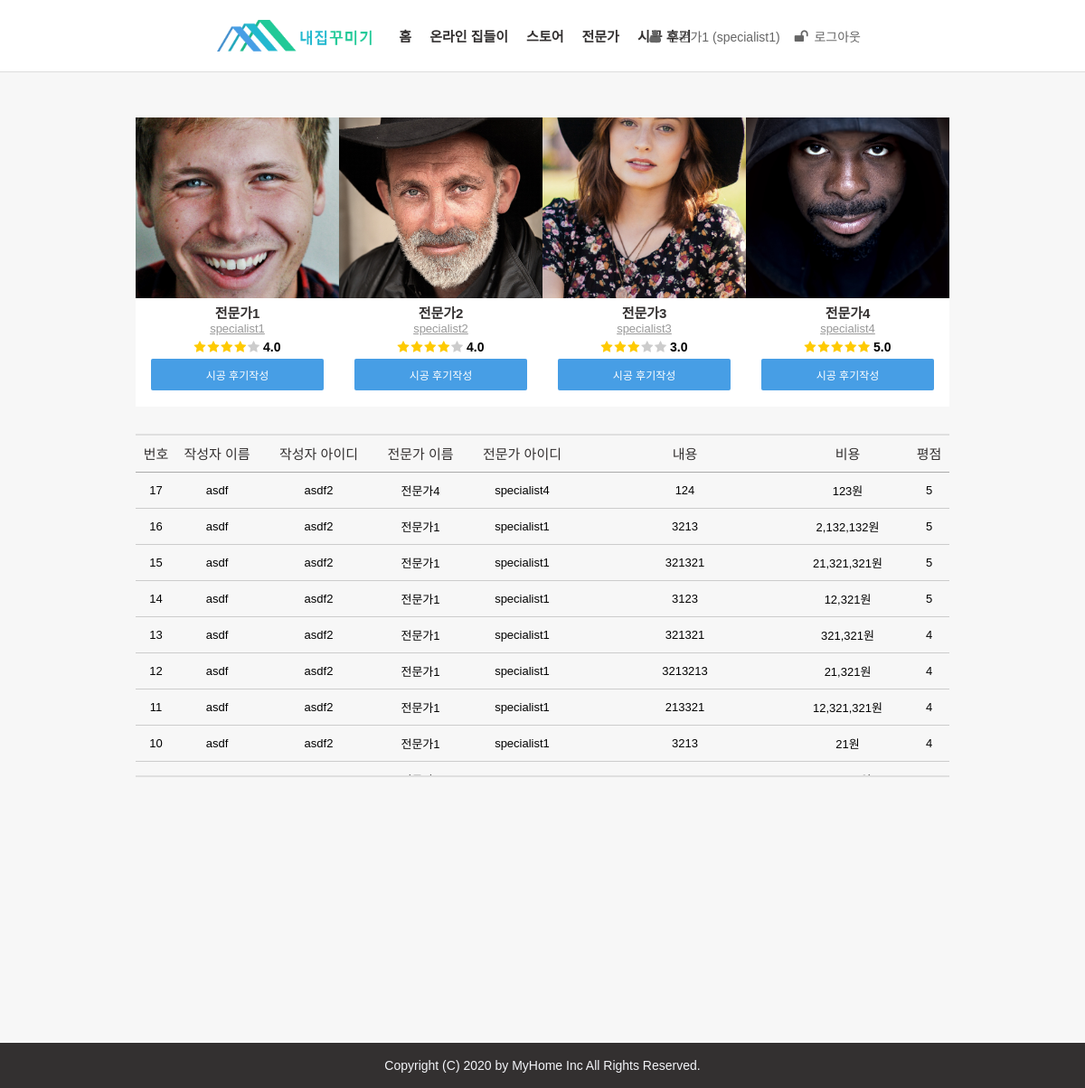
Before: /expert (signed in) with the older database file.
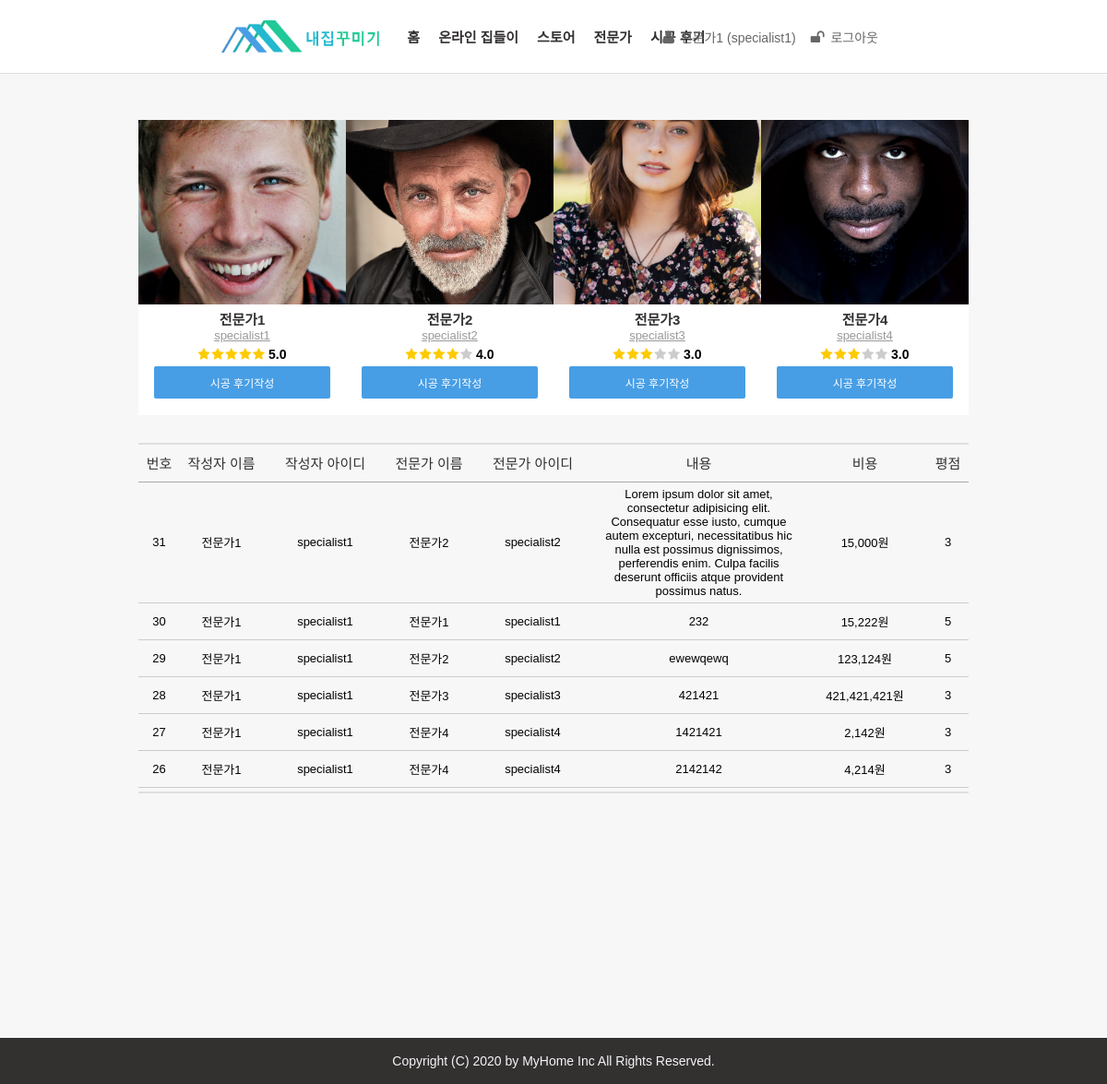
After: the same page with the newer database file.
### tables this page shows
CREATE TABLE `user` (
  `idx` int(11) NOT NULL,
  `id` varchar(100) NOT NULL,
  `password` varchar(1000) NOT NULL,
  `img` varchar(100) NOT NULL,
  `name` varchar(100) NOT NULL,
  `level` int(11) NOT NULL DEFAULT 0
);

CREATE TABLE `exp_review` (
  `idx` int(11) NOT NULL,
  `exp_idx` int(11) NOT NULL,
  `writer` int(11) NOT NULL,
  `pay` int(11) NOT NULL,
  `content` text NOT NULL,
  `grade` int(11) NOT NULL
);

### App/Controller/MasterController.php (called while the page is built, shortened)
<?php
class MasterController {
	public function render($page, $data = []){
		extract($data);
		require __ROOT . "/views/header.php";
		require __ROOT . "/views/".$page.".php";
		require __ROOT . "/views/footer.php";
	}
}

### App/Controller/MainController.php (called while the page is built, shortened)
<?php
class MainController extends MasterController {
	public function expert()
	{
		$sql = 'SELECT * FROM `user` WHERE `level` = 1';
		$expList = DB::fetchAll($sql,[]);
		$sql = "SELECT * FROM `exp_review` ORDER BY `idx` DESC";
		$list = DB::fetchAll($sql,[]);
		$this->render("expert",["expList"=>$expList,"list"=>$list]);
	}
}

### public/index.php (called while the page is built, shortened)
<?php
$url = isset($_GET['url']) ? $_GET['url'] : "/";
Route::route($url);

### App/DB.php (called while the page is built, shortened)
<?php
class DB {
	public static $con = null;
	public static function getDB()
	{
		if(self::$con==null)
		{
			self::$con = new \PDO("mysql:host=localhost;
				dbname=db;charset=utf8mb4;","root");
		}
		return self::$con;
	}
	public static function fetch($sql,$param = [])
	{
		$con = self::getDB();
		$q = $con->prepare($sql);
		$q->execute($param);
		return $q->fetch(\PDO::FETCH_OBJ);
	}
	public static function fetchAll($sql,$param = [])
	{
		$con = self::getDB();
		$q = $con->prepare($sql);
		$q->execute($param);
		return $q->fetchAll(\PDO::FETCH_OBJ);
	}
}

### views/expert.php (the view, shortened to what this page needs)
<div class="screen">
	<div class="expt-list">
		<?php foreach ($expList as $expert) : ?>
		<?php
			$sql = "SELECT * FROM `exp_review` WHERE `exp_idx` = ?";
			$gradeList = DB::fetchAll($sql,[$expert->idx]);
			$len = sizeof($gradeList);
			$grade = 0;
			foreach ($gradeList as $grd) $grade+=$grd->grade;
			if($len != 0) $grade = floor($grade/$len);
		?>
		<div class="expt-item">
			<div class="expt-top">
				<img src="resources/<?= $expert->img ?>" alt="">
			</div>
			<div class="expt-bottom">
				<div class="expt-name"><?= $expert->name ?></div>
				<div class="expt-id"><?= $expert->id ?></div>
				<div class="expt-star">
					<?php for($i = 0; $i < $grade; $i++) : ?>
						<i class="fa fa-star star-yellow"></i>
						<?php endfor; ?>
						<?php for($i = 0; $i < 5-$grade; $i++) : ?>
						<i class="fa fa-star star-gray"></i>
						<?php endfor; ?>
						<span><?= $grade ?>.0</span>
				</div>
				<button class="expt-btn" data-idx="<?= $expert->idx ?>">시공 후기작성</button>
			</div>
		</div>
		<?php endforeach; ?>
	</div>
	<div class="er-table-box">
		<table class="er-table" border="0">
			<tbody>
				<tr>
					<th width="5%">번호</th>
					<th width="10%">작성자 이름</th>
					<th width="15%">작성자 아이디</th>
					<th width="10%">전문가 이름</th>
					<th width="15%">전문가 아이디</th>
					<th>내용</th>
					<th width="15%">비용</th>
					<th width="5%">평점</th>
				</tr>
					<?php foreach ($list as $item) :?>
					<?php
						$sql = "SELECT * FROM `user` WHERE `idx` = ?";
						$exp = DB::fetch($sql,[$item->exp_idx]);
						$user = DB::fetch($sql,[$item->writer]);
					?>
					<tr>
						<td><?= $item->idx ?></td>
						<td><?= $user->name ?></td>
						<td><?= $user->id ?></td>
						<td><?= $exp->name ?></td>
						<td><?= $exp->id ?></td>
						<td class="table-content">
							<?= htmlentities($item->content) ?>
						</td>
						<td><?= number_format($item->pay)  ?>원</td>
						<td><?= $item->grade ?></td>
					</tr>
					<?php endforeach; ?>
			</tbody>
		</table>
	</div>
</div>

### App/Route.php (shortened to what this page needs)
<?php
class Route
{
	public static function route($url)
	{
		foreach(self::${$_SERVER['REQUEST_METHOD']} as $req)
		{
			if($req[0] == $url)
			{
				$actions = explode("@",$req[1]);
				$cInstance = new $cName();
				$cInstance->{$actions[1]}();
				return;
			}
		}
		exit;
	}
}

### views/header.php (shortened to what this page needs)
<!DOCTYPE html>
<html lang="ko">
<head>
	<link rel="stylesheet" href="resources/style.css">
	<link rel="stylesheet" href="/css/main.css">
</head>
<body>
	<header>
		<div class="header-container">
			<img src="resources/logo.png" alt="logo img" id="logo" title="로고 이미지">
			<nav>
				<li><a href="/">홈</a></li>
				<li><a href="/warm">온라인 집들이</a></li>
				<li><a href="#">스토어</a></li>
				<li><a href="/expert">전문가</a></li>
				<li><a href="/review">시공 후기</a></li>
			</nav>
			<div class="sign-box">
				<?php if(__SIGN) : ?>
					<button id="signed">
						<i class="fa fa-user"></i>
						<?= htmlentities($_SESSION['user']->name)  ?>
						(<?= htmlentities($_SESSION['user']->id) ?>)
					</button>
					<button id="logout">
						<i class="fa fa-unlock"></i>
						로그아웃
					</button>
					<?php endif; ?>
				</div>
			</div>
		</header>

### views/footer.php
	<footer>
		Copyright (C) 2020 by MyHome Inc All Rights Reserved.
	</footer>
</body>
</html>

### public/resources/style.css (style rules this page uses)
* { margin: 0; font-family: "Malgun Gothic", "굴림", "Gulim", "Arial"; padding: 0; box-sizing: border-box; }
a { text-decoration: none; }
li { list-style: none; }
header { width: 100%; height: 80px; position: relative; border-bottom: 1px solid #ddd; }
.header-container { position: relative; display: flex; align-items: center; width: 60%; margin: 0 auto; height: 100%; }
#logo { height: 35px; }
.header-container > nav { position: relative; left: 20px; display: flex; }
.header-container > nav > li { margin: 0 10px; }
.header-container > nav > li > a { color: #333030; font-weight: bolder; font-size: 15px; }
.sign-box { position: absolute; right: 0; display: flex; }
.sign-box > button { padding: 4px 8px; background: none; cursor: pointer; border:none; color: #666; font-size: 14px; }
.sign-box > button > i { margin-right: 3px; font-size: 16px; }
footer { width: 100%; height: 50px; display: flex; justify-content: center; align-items: center; color: #f4f5f9; background-color: #333030; font-size: 14px; }

### public/css/main.css (style rules this page uses)
.screen { width: 100%; height: calc(100vh - 130px); background-color: #f7f7f7; position: relative; }
.star-yellow { color: #feca02; }
.star-gray { color: #ccc; }
.expt-list { width: 75%; margin: 0 auto; position: relative; top: 50px; height: 320px; display: flex; justify-content: space-between; }
.expt-item { width: 250px; height: 100%; background-color: #fff; position: relative; perspective: 500px; }
.expt-top { width: 100%; height: 200px; }
.expt-top > img { width: 100%; height: 100%; object-fit: cover; }
.expt-bottom { width: 100%; height: calc(100% - 200px); position: relative; display: flex; flex-direction: column; align-items: center; }
.expt-name { font-weight: bold; color: #333030; position: relative; top: 5px; font-size: 15px; }
.expt-id { text-decoration: underline; color: #999; font-size: 13px; margin-top: 5px; }
.expt-star { width: 85%; margin: 0 auto; text-align: center; position: relative; top: 5px; font-size: 14px; letter-spacing: -1px; }
.expt-star > span { color: #000; letter-spacing: 0px; font-weight: bold; margin-left: 2px; }
.expt-btn { width: 85%; position: relative; top: 10px; margin: 0 auto;display: block; font-size: 12px; border:none; background-color: #479ee5; height: 35px; color: #fff; cursor: pointer; border-radius: 2px; outline: none; }
.er-table-box { width: 75%;height: 380px; position: relative; top: 80px; border-top: 2px solid #dfdfdf; border-bottom: 2px solid #dfdfdf; overflow-y: auto; margin: 0 auto; }
.er-table { position: relative; width: 100%;height: 100%; border:none; border-collapse: collapse; }
.er-table > tbody > tr > th { border-bottom: 1px solid #aaa; height: 40px !important; color: #333030; font-weight: 500; font-size: 15px; }
.er-table > tbody > tr { height: 40px; }
.er-table > tbody > tr:not(:first-child) > td { font-size: 13px; text-align: center; height: 40px; padding: 5px 0; border-bottom: 1px solid #ccc; }
button { outline: none; }

Changed rows visible on the page:
removed exp_review: idx "17", user.name "asdf", user.id "asdf2", user.name "전문가4", user.id "specialist4", content "124", pay "123", grade "5", shown under user "전문가1"
removed exp_review: idx "16", user.name "asdf", user.id "asdf2", user.name "전문가1", user.id "specialist1", content "3213", pay "2,132,132", grade "5", shown under user "전문가1"
removed exp_review: idx "15", user.name "asdf", user.id "asdf2", user.name "전문가1", user.id "specialist1", content "321321", pay "21,321,321", grade "5", shown under user "전문가1"
removed exp_review: idx "14", user.name "asdf", user.id "asdf2", user.name "전문가1", user.id "specialist1", content "3123", pay "12,321", grade "5", shown under user "전문가1"
removed exp_review: idx "13", user.name "asdf", user.id "asdf2", user.name "전문가1", user.id "specialist1", content "321321", pay "321,321", grade "4", shown under user "전문가1"
removed exp_review: idx "12", user.name "asdf", user.id "asdf2", user.name "전문가1", user.id "specialist1", content "3213213", pay "21,321", grade "4", shown under user "전문가1"
removed exp_review: idx "11", user.name "asdf", user.id "asdf2", user.name "전문가1", user.id "specialist1", content "213321", pay "12,321,321", grade "4", shown under user "전문가1"
removed exp_review: idx "10", user.name "asdf", user.id "asdf2", user.name "전문가1", user.id "specialist1", content "3213", pay "21", grade "4", shown under user "전문가1"
computed for user "전문가1": grade "4" → "5"
computed for user "전문가4": grade "5" → "3"
added exp_review: idx "31", user.name "전문가1", user.id "specialist1", user.name "전문가2", user.id "specialist2", content "Lorem ipsum dolor sit amet, consectetur adipisicing elit. Consequatur esse iusto, cumque autem excepturi, necessitatibus hic nulla est possimus dignissimos, perferendis enim. Culpa facilis deserunt officiis atque provident possimus natus.", pay "15,000", grade "3", shown under user "전문가1"
added exp_review: idx "30", user.name "전문가1", user.id "specialist1", content "232", pay "15,222", grade "5", shown under user "전문가1"
added exp_review: idx "29", user.name "전문가1", user.id "specialist1", user.name "전문가2", user.id "specialist2", content "ewewqewq", pay "123,124", grade "5", shown under user "전문가1"
added exp_review: idx "28", user.name "전문가1", user.id "specialist1", user.name "전문가3", user.id "specialist3", content "421421", pay "421,421,421", grade "3", shown under user "전문가1"
added exp_review: idx "27", user.name "전문가1", user.id "specialist1", user.name "전문가4", user.id "specialist4", content "1421421", pay "2,142", grade "3", shown under user "전문가1"
added exp_review: idx "26", user.name "전문가1", user.id "specialist1", user.name "전문가4", user.id "specialist4", content "2142142", pay "4,214", grade "3", shown under user "전문가1"
